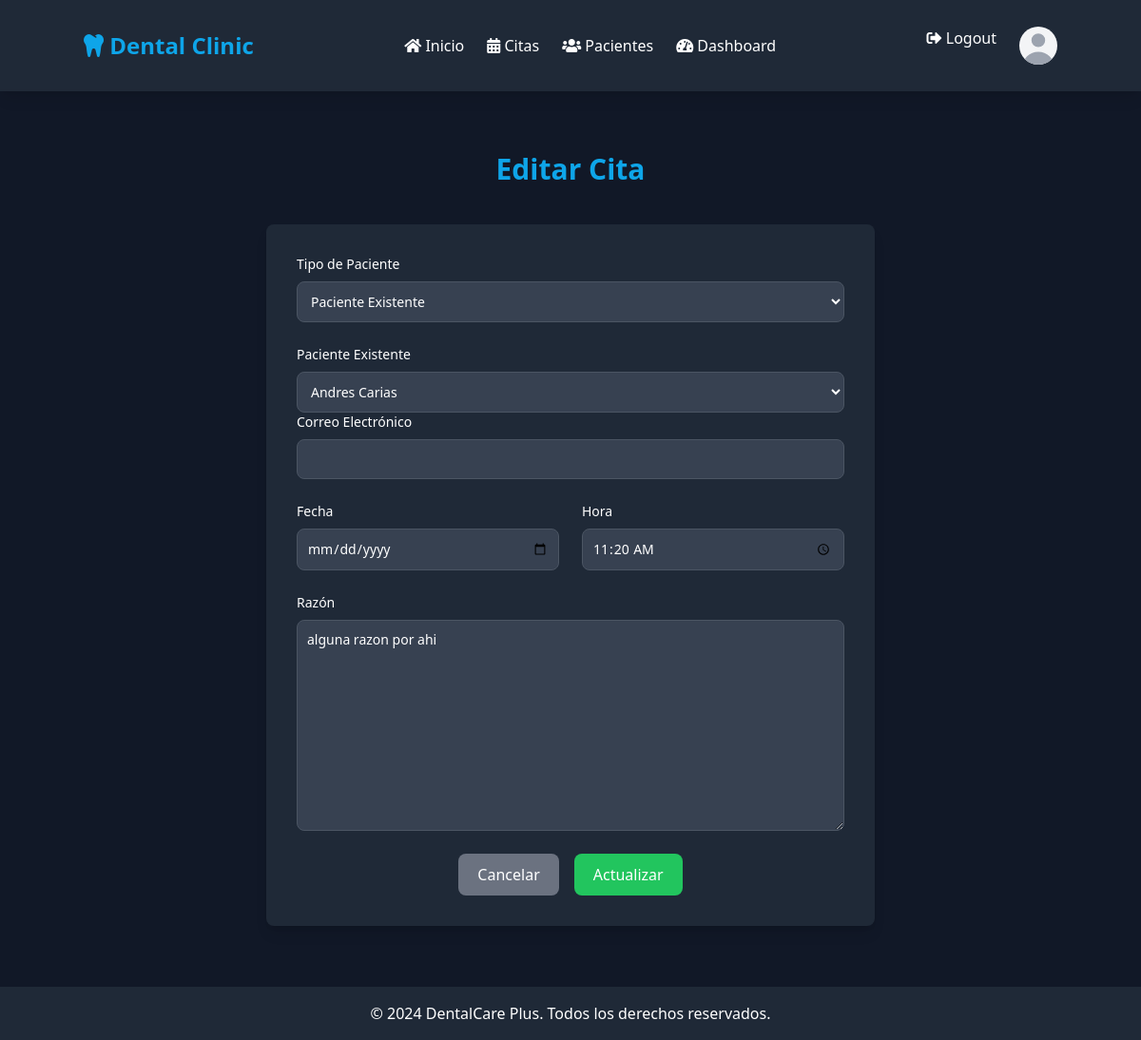
/appointments/1/edit/ (signed in), run on an earlier commit of the app's database.
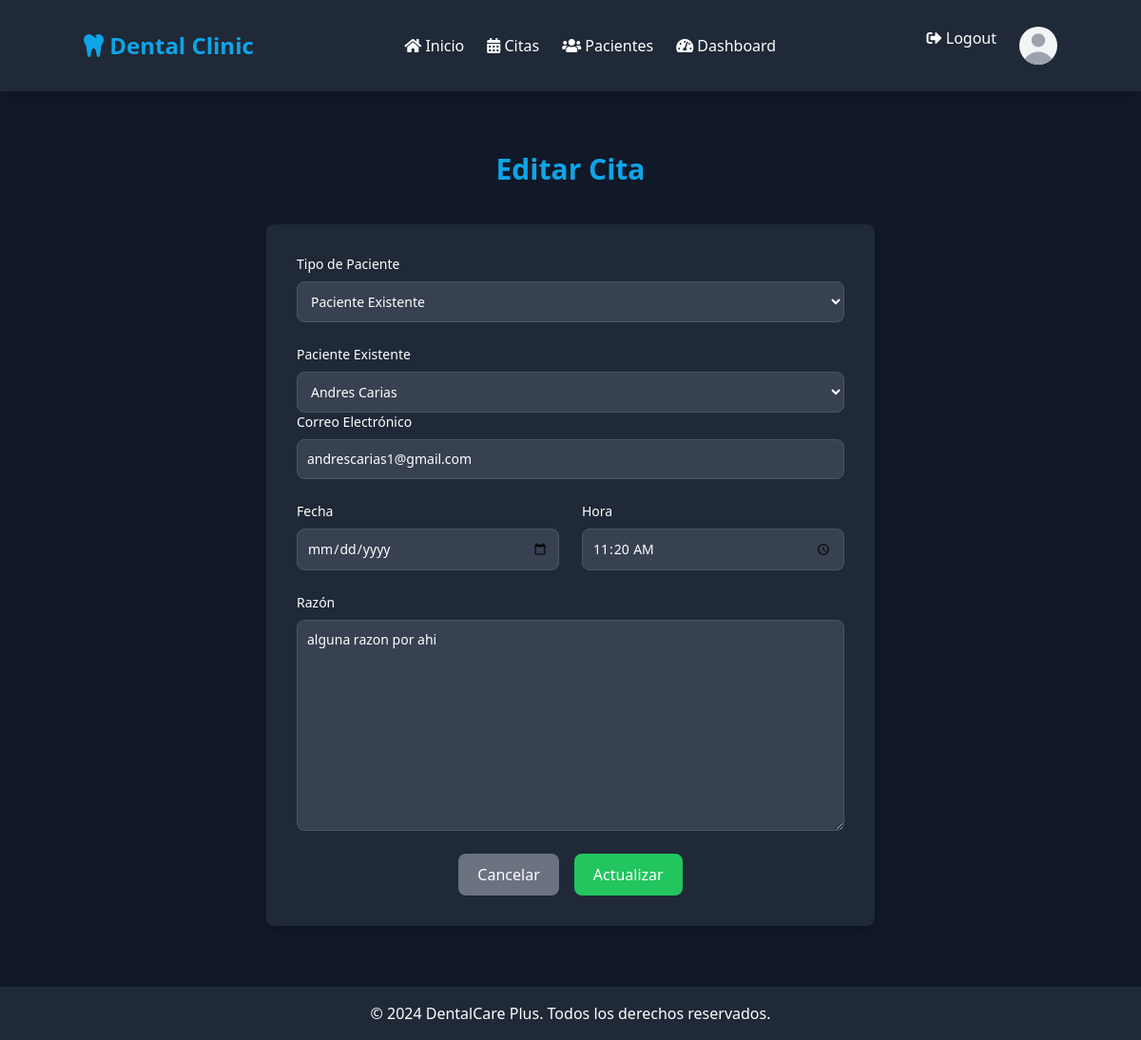
And on a later commit of the database.
### appointments/models.py (models this page shows, shortened)
class Appointment(models.Model):
    patient = models.ForeignKey(Patient, related_name='appointments', on_delete=models.CASCADE)
    appointment_date = models.DateTimeField()
    time = models.TimeField()
    reason = models.TextField()
    dentist = models.ForeignKey(User, on_delete=models.CASCADE, default=1)
    email = models.EmailField(default='', verbose_name="Correo Electrónico", null=True, blank=True)

### appointments/views.py (the view)
# urls.py: path('appointments/<int:pk>/edit/', views.appointment_edit, name='appointment_edit'),
@login_required
def appointment_edit(request, pk):
    appointment = get_object_or_404(Appointment, pk=pk, patient__dentist=request.user)
    if request.method == 'POST':
        form = AppointmentForm(request.POST, instance=appointment)
        if form.is_valid():
            if form.cleaned_data['new_patient_name']:
                patient = Patient.objects.create(
                    name=form.cleaned_data['new_patient_name'],
                    email=form.cleaned_data['new_patient_email'],
                    phone=form.cleaned_data['new_patient_phone'],
                    age=form.cleaned_data['new_patient_age'],
                    dentist=request.user
                )
            else:
                patient = form.cleaned_data['patient']
            appointment = form.save(commit=False)
            appointment.patient = patient
            appointment.save()
            return redirect('appointments_list')
    else:
        form = AppointmentForm(instance=appointment)
    return render(request, 'appointments/appointment_form.html', {'form': form})

### appointments/forms.py (shortened to what this page needs)
class AppointmentForm(forms.ModelForm):
    new_patient_name = forms.CharField(required=False, label="Nombre del Nuevo Paciente")
    new_patient_email = forms.EmailField(required=False, label="Correo Electrónico del Nuevo Paciente")
    new_patient_phone = forms.CharField(required=False, label="Teléfono del Nuevo Paciente")
    new_patient_age = forms.IntegerField(required=False, label="Edad del Nuevo Paciente")
    class Meta:
        model = Appointment
        fields = ['patient', 'email', 'appointment_date', 'time', 'reason']
    def __init__(self, *args, **kwargs):
        super(AppointmentForm, self).__init__(*args, **kwargs)
        self.fields['patient'].queryset = Patient.objects.all()
        self.fields['email'].widget.attrs['readonly'] = True  # Hacer que el campo de correo sea de solo lectura

### appointments/models.py (called while the page is built)
    def __str__(self):
        return self.name

### appointments/templates/appointments/appointment_form.html (shortened to what this page needs)
{% extends 'appointments/base.html' %}
{% load widget_tweaks %}
{% block content %}
<div class="container mx-auto py-8 px-4 max-w-2xl lg:py-16">
    <h1 class="text-3xl font-bold text-dental-blue mb-10 mt-8 text-center">
        {% if form.instance.pk %}
            Editar Cita
        {% else %}
            Crear Nueva Cita
        {% endif %}
    </h1>
    <form method="post" action="" class="bg-gray-800 p-8 rounded-lg shadow-lg">
        <div class="grid gap-6 sm:grid-cols-2">
            <div class="sm:col-span-2">
                <label for="patient_type" class="block mb-2 text-sm font-medium text-white">Tipo de Paciente</label>
                <select id="patient_type" class="bg-gray-700 border border-gray-600 text-white text-sm rounded-lg focus:ring-primary-600 focus:border-primary-600 block w-full p-2.5">
                    <option value="existing">Paciente Existente</option>
                </select>
            </div>
            <div id="existing_patient_fields" class="sm:col-span-2">
                <label for="{{ form.patient.id_for_label }}" class="block mb-2 text-sm font-medium text-white">Paciente Existente</label>
                {% render_field form.patient class+="bg-gray-700 border border-gray-600 text-white text-sm rounded-lg focus:ring-primary-600 focus:border-primary-600 block w-full p-2.5" %}
                <label for="{{ form.email.id_for_label }}" class="block mb-2 text-sm font-medium text-white">Correo Electrónico</label>
                {% render_field form.email class+="bg-gray-700 border border-gray-600 text-white text-sm rounded-lg focus:ring-primary-600 focus:border-primary-600 block w-full p-2.5" %}
            </div>
            <div class="w-full">
                <label for="{{ form.appointment_date.id_for_label }}" class="block mb-2 text-sm font-medium text-white">Fecha</label>
                {% render_field form.appointment_date type="date" class+="bg-gray-700 border border-gray-600 text-white text-sm rounded-lg focus:ring-primary-600 focus:border-primary-600 block w-full p-2.5" %}
            </div>
            <div class="w-full">
                <label for="{{ form.time.id_for_label }}" class="block mb-2 text-sm font-medium text-white">Hora</label>
                {% render_field form.time type="time" class+="bg-gray-700 border border-gray-600 text-white text-sm rounded-lg focus:ring-primary-600 focus:border-primary-600 block w-full p-2.5" %}
            </div>
            <div class="sm:col-span-2">
                <label for="{{ form.reason.id_for_label }}" class="block mb-2 text-sm font-medium text-white">Razón</label>
                {% render_field form.reason class+="bg-gray-700 border border-gray-600 text-white text-sm rounded-lg focus:ring-primary-600 focus:border-primary-600 block w-full p-2.5" %}
            </div>
        </div>
        <div class="flex justify-center mt-6 space-x-4">
            <a href="{% url 'appointments_list' %}" class="bg-gray-500 text-white px-5 py-2.5 rounded-lg focus:ring-4 focus:ring-primary-200 dark:focus:ring-primary-900 hover:bg-gray-600 transition-colors">
                Cancelar
            </a>
            <button type="submit" class="bg-dental-green text-white px-5 py-2.5 rounded-lg focus:ring-4 focus:ring-primary-200 dark:focus:ring-primary-900 hover:bg-dental-green/80 transition-colors">
                {% if form.instance.pk %}Actualizar{% else %}Crear{% endif %}
            </button>
        </div>
    </form>
</div>
{% endblock %}

What changed in the data, as far as the page shows it:
changed Appointment "Andres Carias": email (not shown) → "andrescarias1@gmail.com"
